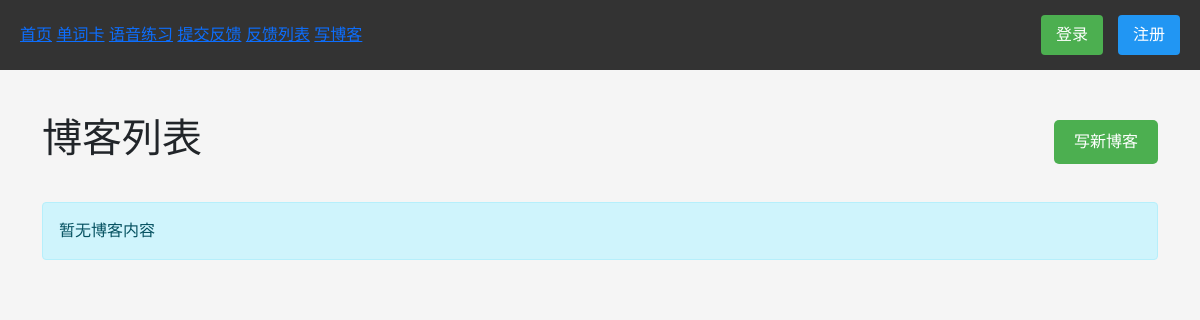
Before: /zh-hans/blog/ with the older database file.
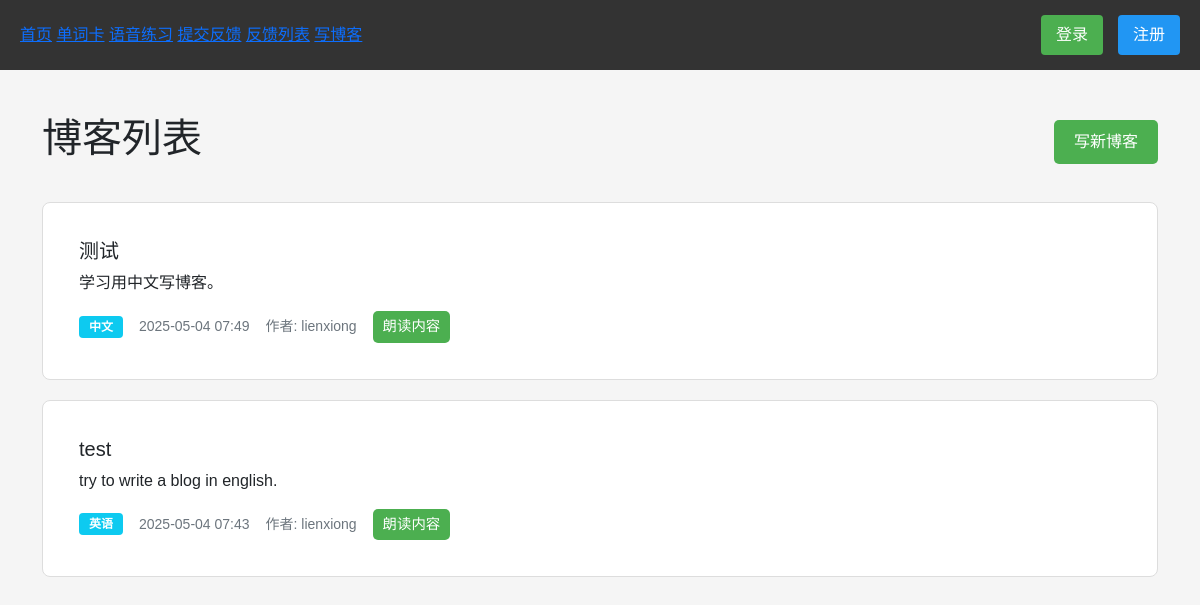
After: the same page with the newer database file.
### blog/models.py (models this page shows)
class BlogPost(models.Model):
    LANGUAGE_CHOICES = [
        ('en', _('英语')),
        ('zh', _('中文')),
    ]
    title = models.CharField(_('标题'), max_length=200)
    content = models.TextField(_('内容'))
    language = models.CharField(_('语言'), max_length=2, choices=LANGUAGE_CHOICES)
    author = models.ForeignKey(User, on_delete=models.CASCADE)
    created_at = models.DateTimeField(auto_now_add=True)
    updated_at = models.DateTimeField(auto_now=True)
    class Meta:
        verbose_name = _('博客文章')
        verbose_name_plural = _('博客文章')
        ordering = ['-created_at']

### blog/views.py (the view)
# urls.py: path('', views.blog_list, name='list'),
def blog_list(request):
    blogs = BlogPost.objects.all().order_by('-created_at')
    return render(request, 'blog/list.html', {'blogs': blogs})

### blog/templates/blog/list.html (shortened to what this page needs)
{% extends 'base.html' %}
{% load i18n %}
{% block content %}
<div class="container mt-4">
    <div class="blog-header">
        <h1>{% trans "博客列表" %}</h1>
        <a href="{% url 'blog:write' %}" class="new-blog-btn">
            {% trans "写新博客" %}
        </a>
    </div>
    <div class="blog-list">
        {% if blogs %}
            {% for blog in blogs %}
            <div class="blog-item card mb-3">
                <div class="card-body">
                    <h5 class="card-title">{{ blog.title }}</h5>
                    <p class="card-text">{{ blog.content|truncatewords:50 }}</p>
                    <div class="blog-meta">
                        <span class="badge bg-info">{{ blog.get_language_display }}</span>
                        <small class="text-muted">{{ blog.created_at|date:"Y-m-d H:i" }}</small>
                        <small class="text-muted">{% trans "作者" %}: {{ blog.author.username }}</small>
                        <button onclick="speakBlogContent(this, '{{ blog.content }}', '{{ blog.language }}')" class="speak-btn">
                            {% trans "朗读内容" %}
                        </button>
                    </div>
                </div>
            </div>
            {% endfor %}
        {% else %}
            <div class="alert alert-info">
                {% trans "暂无博客内容" %}
            </div>
        {% endif %}
    </div>
</div>
{% endblock %}

Changed rows visible on the page:
added BlogPost: title "测试", content "学习用中文写博客。", language "中文", created_at "2025-05-04 07:49", author.username "lienxiong"
added BlogPost: title "test", content "try to write a blog in english.", language "英语", created_at "2025-05-04 07:43", author.username "lienxiong"
Other visible differences:
text no longer shown: "暂无博客内容"
